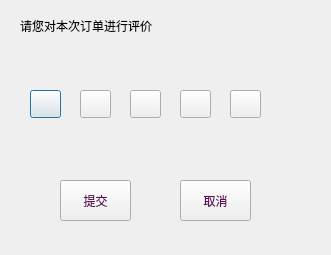
<?xml version="1.0" encoding="UTF-8"?>
<ui version="4.0">
 <class>evaluate</class>
 <widget class="QDialog" name="evaluate">
  <property name="geometry">
   <rect>
    <x>0</x>
    <y>0</y>
    <width>331</width>
    <height>255</height>
   </rect>
  </property>
  <property name="windowTitle">
   <string>Dialog</string>
  </property>
  <widget class="QLabel" name="label">
   <property name="geometry">
    <rect>
     <x>20</x>
     <y>10</y>
     <width>211</width>
     <height>31</height>
    </rect>
   </property>
   <property name="styleSheet">
    <string notr="true">font: 10pt &quot;方正清刻本悦宋简体&quot;;</string>
   </property>
   <property name="text">
    <string>请您对本次订单进行评价</string>
   </property>
  </widget>
  <widget class="QPushButton" name="star1">
   <property name="geometry">
    <rect>
     <x>30</x>
     <y>90</y>
     <width>31</width>
     <height>28</height>
    </rect>
   </property>
   <property name="text">
    <string/>
   </property>
  </widget>
  <widget class="QPushButton" name="star2">
   <property name="geometry">
    <rect>
     <x>80</x>
     <y>90</y>
     <width>31</width>
     <height>28</height>
    </rect>
   </property>
   <property name="text">
    <string/>
   </property>
  </widget>
  <widget class="QPushButton" name="star3">
   <property name="geometry">
    <rect>
     <x>130</x>
     <y>90</y>
     <width>31</width>
     <height>28</height>
    </rect>
   </property>
   <property name="text">
    <string/>
   </property>
  </widget>
  <widget class="QPushButton" name="star4">
   <property name="geometry">
    <rect>
     <x>180</x>
     <y>90</y>
     <width>31</width>
     <height>28</height>
    </rect>
   </property>
   <property name="text">
    <string/>
   </property>
  </widget>
  <widget class="QPushButton" name="star5">
   <property name="geometry">
    <rect>
     <x>230</x>
     <y>90</y>
     <width>31</width>
     <height>28</height>
    </rect>
   </property>
   <property name="text">
    <string/>
   </property>
  </widget>
  <widget class="QPushButton" name="confirm">
   <property name="geometry">
    <rect>
     <x>60</x>
     <y>180</y>
     <width>71</width>
     <height>41</height>
    </rect>
   </property>
   <property name="styleSheet">
    <string notr="true">QPushButton
{
border-image: url(:/Image/kuang8.png);
font: 100 11pt &quot;方正清刻本悦宋简体&quot;;
color:rgb(96, 14, 89)
}
QPushButton:hover
{
border-image: url(:/Image/kuang9.png);
font: 100 11pt &quot;方正清刻本悦宋简体&quot;;
color:rgb(148, 17, 137)
}
QPushButton:pressed
{
border-image: url(:/Image/kuang10.png);
font: 100 11pt &quot;方正清刻本悦宋简体&quot;;
color:rgb(86, 11, 80)
}</string>
   </property>
   <property name="text">
    <string>提交</string>
   </property>
  </widget>
  <widget class="QPushButton" name="cancel">
   <property name="geometry">
    <rect>
     <x>180</x>
     <y>180</y>
     <width>71</width>
     <height>41</height>
    </rect>
   </property>
   <property name="styleSheet">
    <string notr="true">QPushButton
{
border-image: url(:/Image/kuang8.png);
font: 100 11pt &quot;方正清刻本悦宋简体&quot;;
color:rgb(96, 14, 89)
}
QPushButton:hover
{
border-image: url(:/Image/kuang9.png);
font: 100 11pt &quot;方正清刻本悦宋简体&quot;;
color:rgb(148, 17, 137)
}
QPushButton:pressed
{
border-image: url(:/Image/kuang10.png);
font: 100 11pt &quot;方正清刻本悦宋简体&quot;;
color:rgb(86, 11, 80)
}</string>
   </property>
   <property name="text">
    <string>取消</string>
   </property>
  </widget>
 </widget>
 <resources/>
 <connections/>
</ui>
